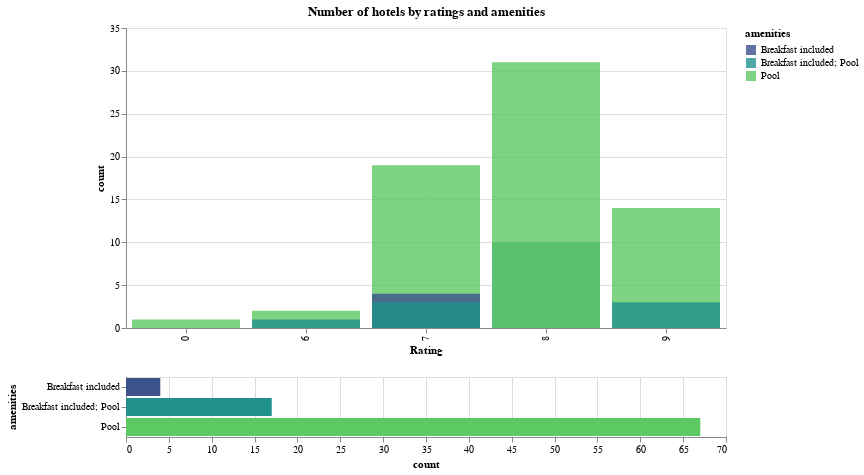

Write notebook code for a chart like this one.
### Markdown cell above
### Median Household Income
This plot shows the relationship between hotel prices, the median household income of the neighborhood, and hotel ratings. It is evident that hotels with higher prices are more likely located in areas with higher median incomes and these hotels usually have higher ratings as well. For predicting pricing strategies during high-demand periods in Christmas holiday, this dataset can help more accurately help building prediction model for which hotels near certain areas might increase their charges and the potential extent of these increases.

### Code cell
## customize the color based on the brush feature
brush = alt.selection_interval()
color = alt.condition(
    brush,
    alt.Color('amenities:N').scale(scheme = 'viridis'),
    alt.value('lightgray')
)

## create the main chart: group the age using the binning data transformation and add the brush feature to select the data we want
bar = alt.Chart(cleaned_data, title="Number of hotels by ratings and amenities").mark_bar(opacity=0.8).encode(
    x=alt.X('rating:O', title = 'Rating'),
    y=alt.Y('count()', stack = None, title = 'count'),
    color = color,
).transform_bin(
    'rating', field='rating', bin = alt.Bin(maxbins = 10)
).add_params(
    brush
)

## add a connected bar plot to show the specific count of complaints by sex from our brushed range
connected_bar = alt.Chart(cleaned_data).mark_bar().encode(
    x=alt.X('count()', title = 'count'),
    y=alt.Y('amenities', title = 'amenities'),
    color='amenities'
).transform_bin(
    'rating', field='rating', bin=alt.Bin(maxbins=10)
).transform_filter(
    brush
)

## combine the two bar plots together
(bar).properties(width = 600) & connected_bar.properties(width = 600)
